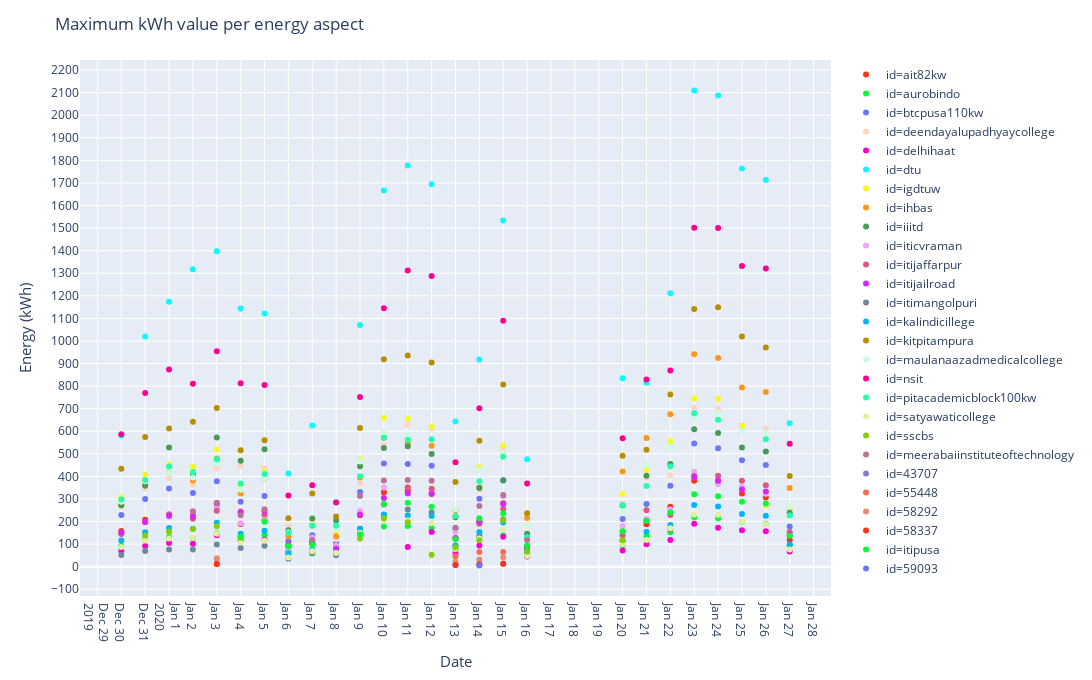

The notebook cell saved with this chart:
### Code cell
fig_maximum = px.scatter(daily_df_agg, x='date', y='energy-max', color='id', render_mode='svg', color_discrete_sequence= px.colors.qualitative.Light24)
fig_maximum.update_layout(title='Maximum kWh value per energy aspect')
fig_maximum.update_layout(autosize=False,width=1100, height= 680, 
                    title='Maximum kWh value per energy aspect',
                    yaxis=go.layout.YAxis(
                        title_text="Energy (kWh)",
                        dtick = 100,
                        titlefont=dict(size=15)),
                    xaxis = go.layout.XAxis(dtick = [1,2],
                                            title_text="Date",
                                            titlefont=dict(size=15)),
                        )

fig_maximum.show() # interactive
